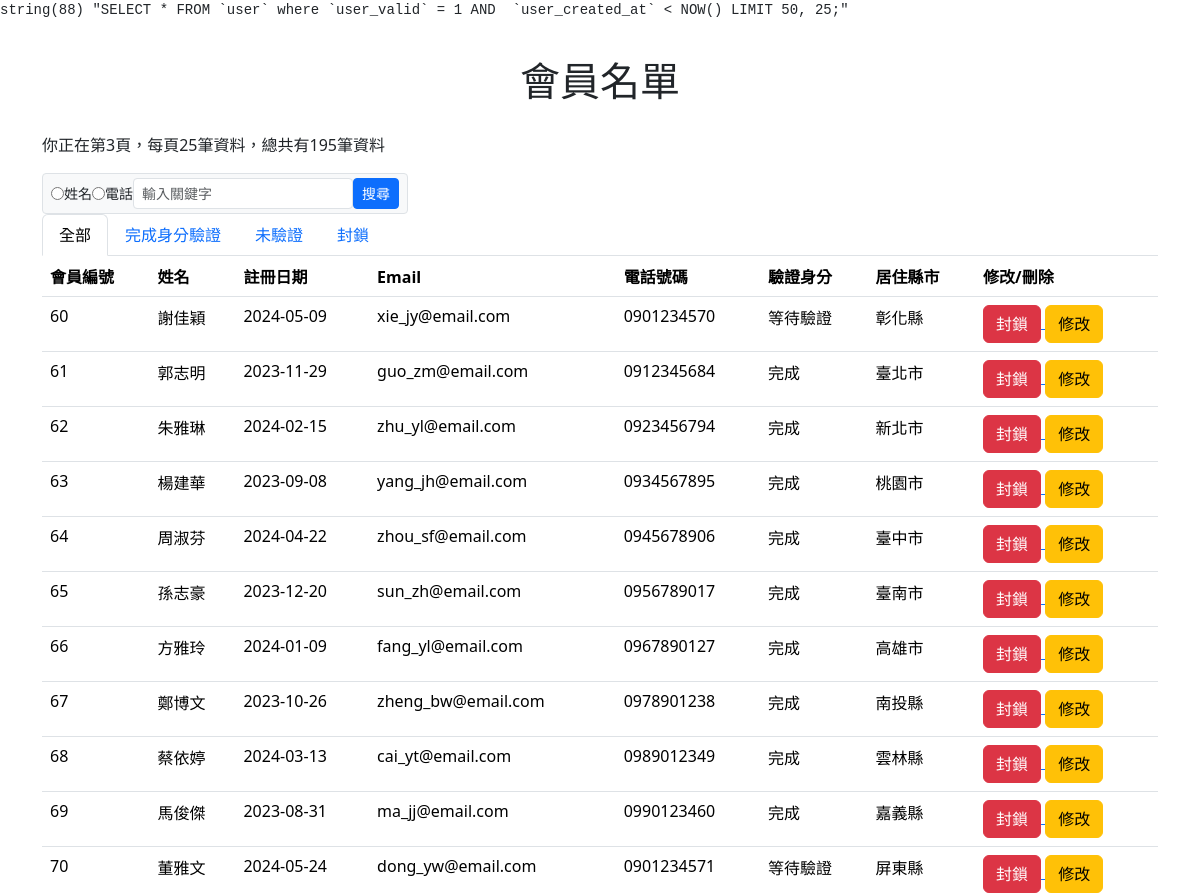
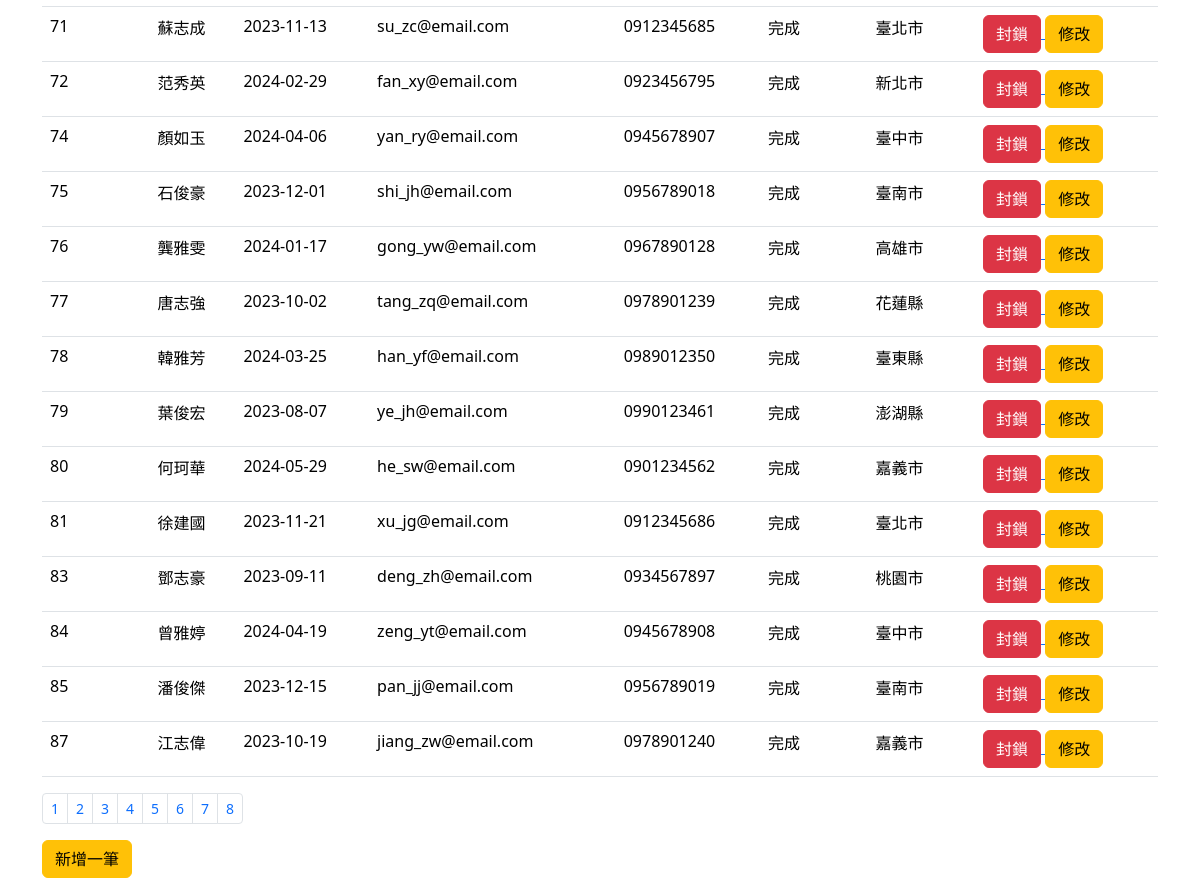
Page /member/index.php?page=3&cid=2 on the committed database (2 pictures, top to bottom).
### tables this page shows
CREATE TABLE `user` (
  `user_id` int(11) NOT NULL,
  `is_active` int(1) NOT NULL DEFAULT 0 COMMENT '1=驗證通過',
  `user_created_at` date NOT NULL,
  `user_full_name` varchar(10) NOT NULL,
  `user_email` varchar(50) NOT NULL,
  `user_password` varchar(100) NOT NULL,
  `user_sex` int(1) NOT NULL,
  `user_phone_number` varchar(10) NOT NULL,
  `user_birthday` date NOT NULL,
  `city_id` varchar(3) NOT NULL,
  `district_id` varchar(5) NOT NULL,
  `user_address` varchar(50) NOT NULL,
  `role_id` int(11) NOT NULL DEFAULT 0 COMMENT '0不是教練',
  `user_valid` int(1) NOT NULL DEFAULT 1 COMMENT '0是封鎖'
);

### member/index.php (the view, shortened to what this page needs)
<?php
require_once("../conn.php");
$perPage = 25;
$page = isset($_GET["page"]) ? (int)$_GET["page"] : 1;
$pageStart = ($page - 1) * $perPage;
$cid = isset($_GET["cid"]) ? (int)$_GET["cid"] : 2;
if ($cid == 2){
    $cidSql = "`user_valid` = 1 AND";
} elseif($cid == 3){
    $cidSql = "`user_valid` = 0 AND";
}else{
    $cidSql = "`is_active` = $cid AND `user_valid` = 1 AND " ;
}
$searchType = isset($_GET["stype"]) ? $_GET["stype"] : "";
$searchText = isset($_GET["search"]) ? $_GET["search"] : "";
$sqlSearch = ($searchType && $searchText) ? "`$searchType` LIKE '%$searchText%' AND " : "";
$sql = "SELECT * FROM `user` where $cidSql $sqlSearch `user_created_at` < NOW() LIMIT $pageStart, $perPage;";
$sqlCount = "SELECT COUNT(*) as total FROM user WHERE $cidSql $sqlSearch `user_created_at` < NOW();";
$stmt = $conn->prepare($sql);
$stmtCount = $conn->prepare($sqlCount);
try {
    $stmtCount->execute();
    $totalCount = $stmtCount->fetch(PDO::FETCH_ASSOC)['total'];
    $totalPage = ceil($totalCount / $perPage);
    $stmt->execute();
    $rows = $stmt->fetchAll(PDO::FETCH_ASSOC);
} catch (PDOException $e) {
    echo "你的資料讀取失敗欸!因為:" . $e->getMessage();
    $conn = NULL;
    exit;
}
echo "<pre>";
var_dump($sql);
echo "</pre>";
?>
<!DOCTYPE html>
<html lang="zh-hant-TW">
<head>
    <link rel="stylesheet" href="https://cdn.jsdelivr.net/npm/bootstrap@5.3.3/dist/css/bootstrap.min.css">
</head>
<body>
    <div class="container">
        <h1 class="title">會員名單</h1>
        <div class="top">
            <div class="top-left">
                <p>你正在第<?= $page ?>頁，每頁<?= $perPage ?>筆資料，總共有<?= $totalCount ?>筆資料</p>
            </div>
            <div class="top-right me-1">
                <div class="input-group input-group-sm">
                    <div class="input-group-text">
                        <input type="radio" name="searchType" id="searchType1" value="user_full_name">
                        <label for="searchType1">姓名</label>
                        <input type="radio" name="searchType" id="searchType2" value="user_phone_number">
                        <label for="searchType2" class="">電話</label>
                        <input type="text" name="search" class="form-control form-control-sm" placeholder="輸入關鍵字">
                        <div class="btn btn-primary btn-sm btn-search">搜尋</div>
                    </div>
                </div>
            </div>
            <div class="tab">
                <ul class="nav nav-tabs">
                    <li class="nav-item">
                        <a class="nav-link tag2 <?= $cid === 2 ? 'active' : '' ?>" aria-current="page" href="./index.php?cid=2<?= "&page=1" ?>">全部</a>
                    </li>
                    <li class="nav-item">
                        <a class="nav-link tag1 <?= $cid === 1 ? 'active' : '' ?>" aria-current="page" href="./index.php?cid=1<?= "&page=1" ?>">完成身分驗證</a>
                    </li>
                    <li class="nav-item">
                        <a class="nav-link tag0 <?= $cid === 0 ? 'active' : '' ?>" aria-current="page" href="./index.php?cid=0<?= "&page=1" ?>">未驗證</a>
                    </li>
                    <li class="nav-item">
                        <a class="nav-link tag0 <?= $cid === 3 ? 'active' : '' ?>" aria-current="page" href="./index.php?cid=3<?= "&page=1" ?>">封鎖</a>
                    </li>
                </ul>
            </div>
            <table class="table table-hover">
                <thead>
                    <tr>
                        <th scope="col">會員編號</th>
                        <th scope="col">姓名</th>
                        <th scope="col">註冊日期</th>
                        <th scope="col">Email</th>
                        <th scope="col">電話號碼</th>
                        <th scope="col">驗證身分</th>
                        <th scope="col">居住縣市</th>
                        <th scope="col" class="control">修改/刪除</th>
                    </tr>
                </thead>
                <tbody>
                    <?php foreach ($rows as $index => $row) : ?>
                        <tr>
                            <td><?= $row["user_id"] ?></td>
                            <td><?= $row["user_full_name"] ?></td>
                            <td><?= $row["user_created_at"] ?></td>
                            <td><?= $row["user_email"] ?></td>
                            <td><?= $row["user_phone_number"] ?></td>
                            <td><?= ($row["is_active"]==1)?"完成":"等待驗證" ?></td>
                            <td><?= $row["city_id"] ?></td>
                            <td>
                                <a class="delete-button" idn="<?= (int)$row["user_id"]?>">
                                    <button class="btn btn-danger">封鎖</button>
                                </a>
                                <a href="./pageMsg.php?id=<?= (int)$row["user_id"] ?>">
                                    <button class="btn btn-warning" >修改</button>
                                </a>
                            </td>
                        </tr>
                    <?php endforeach; ?>
                </tbody>
            </table>
            <nav aria-label="...">
                <ul class="pagination pagination-sm">
                    <? for ($i = 1; $i <= $totalPage; $i++) : ?>
                        <li class="page-item"><a class="page-link" href="./index.php?page=<?= $i ?><?= "&cid=$cid" ?><?= ($searchType != "" && $searchText != "") ? "&stype=$searchType&search=$searchText" : ""  ?>"><?= $i ?></a></li>
                    <? endfor; ?>
                </ul>
            </nav>
            <a href="./pageAdd.php?>">
                <button class="btn btn-warning" >新增一筆</button>
            </a>
        </div>
</body>
</html>

### member/index.php (style rules this page uses)
.container { width: 95%; }
.title { text-align: center; padding: 20px; }

### rows in the picture
user: user_id "60", user_full_name "謝佳穎", user_created_at "2024-05-09", user_email "xie_jy@email.com", user_phone_number "0901234570", is_active "等待驗證", city "彰化縣"
user: user_id "61", user_full_name "郭志明", user_created_at "2023-11-29", user_email "guo_zm@email.com", user_phone_number "0912345684", is_active "完成", city "臺北市"
user: user_id "62", user_full_name "朱雅琳", user_created_at "2024-02-15", user_email "zhu_yl@email.com", user_phone_number "0923456794", is_active "完成", city "新北市"
user: user_id "63", user_full_name "楊建華", user_created_at "2023-09-08", user_email "yang_jh@email.com", user_phone_number "0934567895", is_active "完成", city "桃園市"
user: user_id "64", user_full_name "周淑芬", user_created_at "2024-04-22", user_email "zhou_sf@email.com", user_phone_number "0945678906", is_active "完成", city "臺中市"
user: user_id "65", user_full_name "孫志豪", user_created_at "2023-12-20", user_email "sun_zh@email.com", user_phone_number "0956789017", is_active "完成", city "臺南市"
user: user_id "66", user_full_name "方雅玲", user_created_at "2024-01-09", user_email "fang_yl@email.com", user_phone_number "0967890127", is_active "完成", city "高雄市"
user: user_id "67", user_full_name "鄭博文", user_created_at "2023-10-26", user_email "zheng_bw@email.com", user_phone_number "0978901238", is_active "完成", city "南投縣"
user: user_id "68", user_full_name "蔡依婷", user_created_at "2024-03-13", user_email "cai_yt@email.com", user_phone_number "0989012349", is_active "完成", city "雲林縣"
user: user_id "69", user_full_name "馬俊傑", user_created_at "2023-08-31", user_email "ma_jj@email.com", user_phone_number "0990123460", is_active "完成", city "嘉義縣"
user: user_id "70", user_full_name "董雅文", user_created_at "2024-05-24", user_email "dong_yw@email.com", user_phone_number "0901234571", is_active "等待驗證", city "屏東縣"
user: user_id "71", user_full_name "蘇志成", user_created_at "2023-11-13", user_email "su_zc@email.com", user_phone_number "0912345685", is_active "完成", city "臺北市"
user: user_id "72", user_full_name "范秀英", user_created_at "2024-02-29", user_email "fan_xy@email.com", user_phone_number "0923456795", is_active "完成", city "新北市"
user: user_id "74", user_full_name "顏如玉", user_created_at "2024-04-06", user_email "yan_ry@email.com", user_phone_number "0945678907", is_active "完成", city "臺中市"
user: user_id "75", user_full_name "石俊豪", user_created_at "2023-12-01", user_email "shi_jh@email.com", user_phone_number "0956789018", is_active "完成", city "臺南市"
user: user_id "76", user_full_name "龔雅雯", user_created_at "2024-01-17", user_email "gong_yw@email.com", user_phone_number "0967890128", is_active "完成", city "高雄市"
user: user_id "77", user_full_name "唐志強", user_created_at "2023-10-02", user_email "tang_zq@email.com", user_phone_number "0978901239", is_active "完成", city "花蓮縣"
user: user_id "78", user_full_name "韓雅芳", user_created_at "2024-03-25", user_email "han_yf@email.com", user_phone_number "0989012350", is_active "完成", city "臺東縣"
user: user_id "79", user_full_name "葉俊宏", user_created_at "2023-08-07", user_email "ye_jh@email.com", user_phone_number "0990123461", is_active "完成", city "澎湖縣"
user: user_id "80", user_full_name "何珂華", user_created_at "2024-05-29", user_email "he_sw@email.com", user_phone_number "0901234562", is_active "完成", city "嘉義市"
user: user_id "81", user_full_name "徐建國", user_created_at "2023-11-21", user_email "xu_jg@email.com", user_phone_number "0912345686", is_active "完成", city "臺北市"
user: user_id "83", user_full_name "鄧志豪", user_created_at "2023-09-11", user_email "deng_zh@email.com", user_phone_number "0934567897", is_active "完成", city "桃園市"
user: user_id "84", user_full_name "曾雅婷", user_created_at "2024-04-19", user_email "zeng_yt@email.com", user_phone_number "0945678908", is_active "完成", city "臺中市"
user: user_id "85", user_full_name "潘俊傑", user_created_at "2023-12-15", user_email "pan_jj@email.com", user_phone_number "0956789019", is_active "完成", city "臺南市"
user: user_id "87", user_full_name "江志偉", user_created_at "2023-10-19", user_email "jiang_zw@email.com", user_phone_number "0978901240", is_active "完成", city "嘉義市"

### other values in the picture
$page "3"
$perPage "25"
$totalCount "195"
